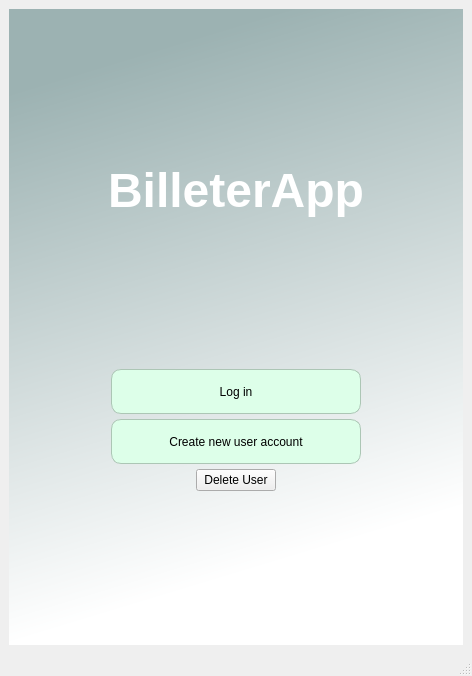
<?xml version="1.0" encoding="UTF-8"?>
<ui version="4.0">
 <class>MainWindow</class>
 <widget class="QMainWindow" name="MainWindow">
  <property name="geometry">
   <rect>
    <x>0</x>
    <y>0</y>
    <width>472</width>
    <height>676</height>
   </rect>
  </property>
  <property name="windowTitle">
   <string>MainWindow</string>
  </property>
  <property name="windowIcon">
   <iconset>
    <normaloff>icon.svg</normaloff>icon.svg</iconset>
  </property>
  <widget class="QWidget" name="centralwidget">
   <layout class="QVBoxLayout" name="verticalLayout_3">
    <item>
     <widget class="QWidget" name="verticalWidget" native="true">
      <property name="styleSheet">
       <string notr="true">QWidget#verticalWidget{
background-color:qlineargradient(spread:pad, x1:0, y1:0, x2:0.207, y2:0.954545, stop:0.132159 rgba(156, 178, 178, 255), stop:1 rgba(255, 255, 255, 255))}</string>
      </property>
      <layout class="QHBoxLayout" name="horizontalLayout_3">
       <item>
        <layout class="QVBoxLayout" name="verticalLayout_2">
         <property name="spacing">
          <number>5</number>
         </property>
         <item>
          <spacer name="verticalSpacer">
           <property name="orientation">
            <enum>Qt::Vertical</enum>
           </property>
           <property name="sizeHint" stdset="0">
            <size>
             <width>20</width>
             <height>40</height>
            </size>
           </property>
          </spacer>
         </item>
         <item>
          <layout class="QHBoxLayout" name="horizontalLayout">
           <item>
            <widget class="QLabel" name="label">
             <property name="layoutDirection">
              <enum>Qt::RightToLeft</enum>
             </property>
             <property name="text">
              <string>&lt;html&gt;&lt;head/&gt;&lt;body&gt;&lt;p align=&quot;center&quot;&gt;&lt;span style=&quot; font-size:36pt; font-weight:600; color:#ffffff;&quot;&gt;BilleterApp&lt;/span&gt;&lt;/p&gt;&lt;/body&gt;&lt;/html&gt;</string>
             </property>
             <property name="alignment">
              <set>Qt::AlignCenter</set>
             </property>
            </widget>
           </item>
          </layout>
         </item>
         <item>
          <spacer name="verticalSpacer_2">
           <property name="orientation">
            <enum>Qt::Vertical</enum>
           </property>
           <property name="sizeHint" stdset="0">
            <size>
             <width>20</width>
             <height>40</height>
            </size>
           </property>
          </spacer>
         </item>
         <item>
          <layout class="QHBoxLayout" name="horizontalLayout_4">
           <item>
            <spacer name="horizontalSpacer">
             <property name="orientation">
              <enum>Qt::Horizontal</enum>
             </property>
             <property name="sizeHint" stdset="0">
              <size>
               <width>40</width>
               <height>20</height>
              </size>
             </property>
            </spacer>
           </item>
           <item>
            <widget class="QPushButton" name="login_button">
             <property name="minimumSize">
              <size>
               <width>250</width>
               <height>45</height>
              </size>
             </property>
             <property name="cursor">
              <cursorShape>PointingHandCursor</cursorShape>
             </property>
             <property name="styleSheet">
              <string notr="true">QPushButton {
	border-radius:10px;
	border: 1px solid rgb(172, 198, 181);
	background-color:rgb(221, 255, 233);
}

QPushButton:hover{
	background-color:rgb(224, 253, 249)
}</string>
             </property>
             <property name="text">
              <string>Log in</string>
             </property>
             <property name="checkable">
              <bool>false</bool>
             </property>
             <property name="autoDefault">
              <bool>true</bool>
             </property>
            </widget>
           </item>
           <item>
            <spacer name="horizontalSpacer_2">
             <property name="orientation">
              <enum>Qt::Horizontal</enum>
             </property>
             <property name="sizeHint" stdset="0">
              <size>
               <width>40</width>
               <height>20</height>
              </size>
             </property>
            </spacer>
           </item>
          </layout>
         </item>
         <item>
          <layout class="QHBoxLayout" name="horizontalLayout_5">
           <item>
            <spacer name="horizontalSpacer_5">
             <property name="orientation">
              <enum>Qt::Horizontal</enum>
             </property>
             <property name="sizeHint" stdset="0">
              <size>
               <width>40</width>
               <height>20</height>
              </size>
             </property>
            </spacer>
           </item>
           <item>
            <widget class="QPushButton" name="create_account_button">
             <property name="enabled">
              <bool>true</bool>
             </property>
             <property name="sizePolicy">
              <sizepolicy hsizetype="Minimum" vsizetype="Fixed">
               <horstretch>0</horstretch>
               <verstretch>0</verstretch>
              </sizepolicy>
             </property>
             <property name="minimumSize">
              <size>
               <width>250</width>
               <height>45</height>
              </size>
             </property>
             <property name="cursor">
              <cursorShape>PointingHandCursor</cursorShape>
             </property>
             <property name="styleSheet">
              <string notr="true">QPushButton {
	border-radius:10px;
	border: 1px solid rgb(172, 198, 181);
	background-color:rgb(221, 255, 233);
}

QPushButton:hover{
	background-color:rgb(224, 253, 249)
}</string>
             </property>
             <property name="text">
              <string>Create new user account</string>
             </property>
             <property name="autoDefault">
              <bool>true</bool>
             </property>
            </widget>
           </item>
           <item>
            <spacer name="horizontalSpacer_6">
             <property name="orientation">
              <enum>Qt::Horizontal</enum>
             </property>
             <property name="sizeHint" stdset="0">
              <size>
               <width>40</width>
               <height>20</height>
              </size>
             </property>
            </spacer>
           </item>
          </layout>
         </item>
         <item>
          <layout class="QHBoxLayout" name="horizontalLayout_2">
           <item>
            <spacer name="horizontalSpacer_3">
             <property name="orientation">
              <enum>Qt::Horizontal</enum>
             </property>
             <property name="sizeHint" stdset="0">
              <size>
               <width>40</width>
               <height>20</height>
              </size>
             </property>
            </spacer>
           </item>
           <item>
            <widget class="QPushButton" name="delete_user_button">
             <property name="maximumSize">
              <size>
               <width>1500</width>
               <height>16777215</height>
              </size>
             </property>
             <property name="layoutDirection">
              <enum>Qt::LeftToRight</enum>
             </property>
             <property name="text">
              <string>Delete User</string>
             </property>
             <property name="autoDefault">
              <bool>true</bool>
             </property>
            </widget>
           </item>
           <item>
            <spacer name="horizontalSpacer_4">
             <property name="orientation">
              <enum>Qt::Horizontal</enum>
             </property>
             <property name="sizeHint" stdset="0">
              <size>
               <width>40</width>
               <height>20</height>
              </size>
             </property>
            </spacer>
           </item>
          </layout>
         </item>
         <item>
          <spacer name="verticalSpacer_3">
           <property name="orientation">
            <enum>Qt::Vertical</enum>
           </property>
           <property name="sizeHint" stdset="0">
            <size>
             <width>20</width>
             <height>40</height>
            </size>
           </property>
          </spacer>
         </item>
        </layout>
       </item>
      </layout>
     </widget>
    </item>
   </layout>
  </widget>
  <widget class="QMenuBar" name="menubar">
   <property name="geometry">
    <rect>
     <x>0</x>
     <y>0</y>
     <width>472</width>
     <height>26</height>
    </rect>
   </property>
  </widget>
  <widget class="QStatusBar" name="statusbar"/>
 </widget>
 <resources/>
 <connections/>
</ui>
